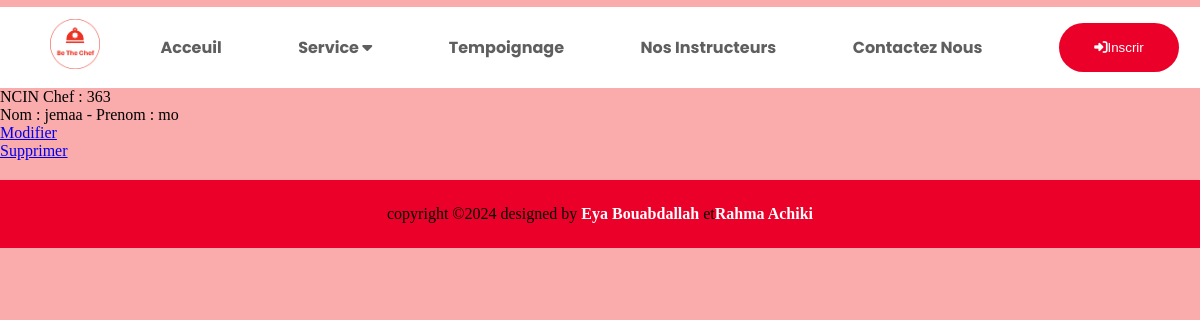
Page /index.php?controller=chef&action=read&id_chef=363 (signed in) on the committed database.
### tables this page shows
CREATE TABLE `chef` (
  `id_chef` int(8) NOT NULL,
  `nom` varchar(30) NOT NULL,
  `prenom` varchar(20) NOT NULL,
  `sexe` char(1) NOT NULL,
  `date_naissance` date NOT NULL,
  `email` varchar(30) NOT NULL,
  `mdp` varchar(255) NOT NULL,
  `experience` int(3) DEFAULT NULL
);

### model/model.php (called while the page is built, shortened)
<?php
class Model{
    private static $pdo;
    public static function Init(){
		$host = Conf::getHostname();
		$dbname = Conf::getDatabase();
		$login = Conf::getLogin();
		$pass = Conf::getPassword();
		try{
			self::$pdo = new PDO("mysql:host=$host;dbname=$dbname",$login,$pass);
			} catch(PDOException $e) {
				die ($e->getMessage());
			}
	}
	public static function select($cle_primaire) {
	    $sql = "SELECT * from ".static::$table." WHERE ".static::$primary."=:cle_primaire";
	    $req_prep = self::$pdo->prepare($sql);
	    $req_prep->bindParam(":cle_primaire", $cle_primaire);
	    $req_prep->execute();
	    $req_prep->setFetchMode(PDO::FETCH_CLASS, 'Model'.ucfirst(static::$table));
	    if ($req_prep->rowCount()==0){
			return null;
			die();
	  	}else{
			$rslt = $req_prep->fetch();
			return $rslt;
		}
  	}
}

### model/model_chef.php (called while the page is built, shortened)
<?php
require_once ("model.php");
class ModelChef extends Model{
  private $id_chef;
  private $nom;
  private $prenom;
 public function getId_Chef() {
       return $this->id_chef;
  }
 public function getNom() {
       return $this->nom;
  }
  public function getPrenom() {
    return $this->prenom;
  }
}
?>

### view/chef/viewReadChef.php (the view)
<?php
	$id_chef=$u->getId_Chef();
	echo '<p>NCIN Chef : '.$id_chef;
	echo '<br/>Nom : '.$u->getNom().' - Prenom : '.$u->getPrenom().'</p>';
	echo '<div class= updt><a href="index.php?controller=chef&action=update&id_chef='.$id_chef.'">
	 Modifier </a></div>';
	echo '<div class= supp><a href="index.php?controller=chef&action=delete&id_chef='.$id_chef.'">
	 Supprimer </a></div> ';
?>

### css/acceuil.css (style rules this page uses)
* { border: 0; margin: 0; box-sizing: border-box; }

### css/register.css (style rules this page uses)
* { border: 0; margin: 0; box-sizing: border-box; }

### css/etudiant/etudiant.css (style rules this page uses)
* { border: 0; margin: 0; box-sizing: border-box; }

### css/login.css (style rules this page uses)
* { border: 0; margin: 0; box-sizing: border-box; }

### css/recette.css (style rules this page uses)
* { border: 0; margin: 0; box-sizing: border-box; }
body { background-color:#faabab; }

### css/formation/formation.css (style rules this page uses)
* { border: 0; margin: 0; box-sizing: border-box; }

### rows in the picture
chef: id_chef "363", nom "jemaa", prenom "mo"
